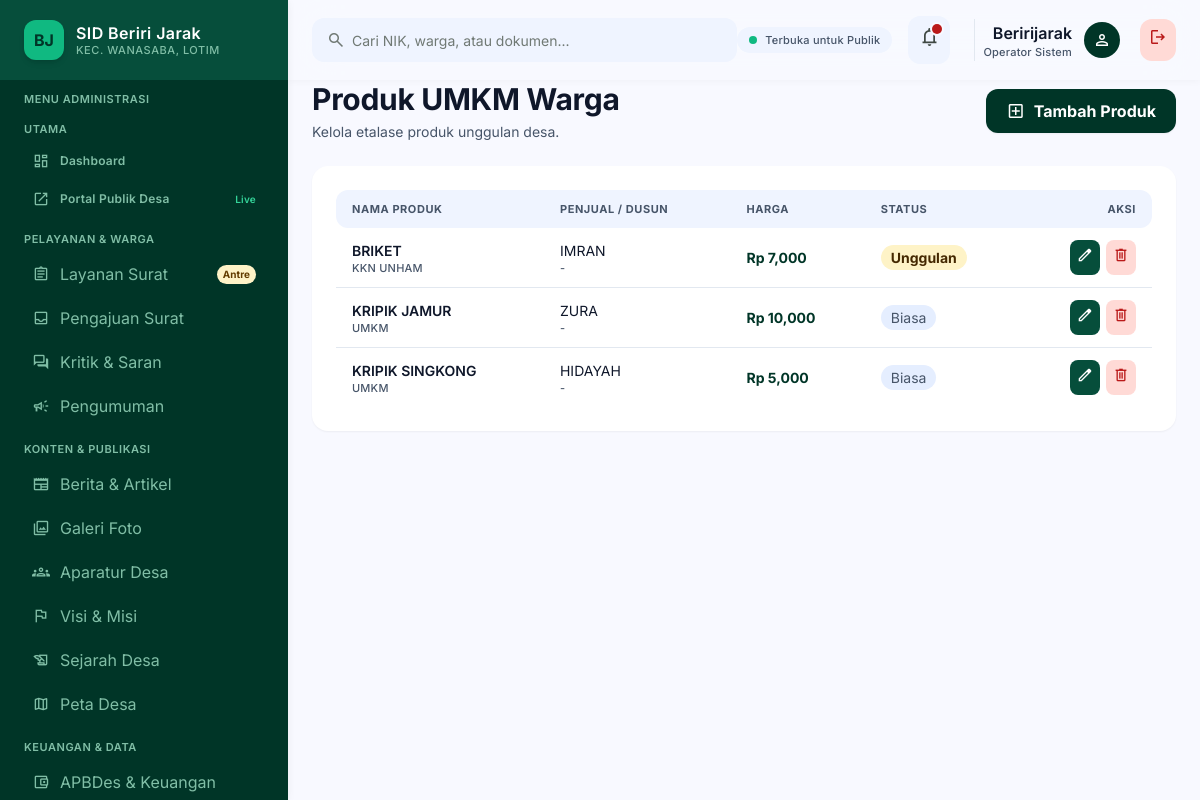
Screenshot of /dashboard/umkm/ (signed in) with the database file from the repository.
### BJ/models.py (models this page shows, shortened)
class ProdukUMKM(models.Model):
    nama_produk = models.CharField(max_length=150)
    nama_penjual = models.CharField(max_length=100)
    dusun = models.ForeignKey(Dusun, on_delete=models.SET_NULL, null=True)
    kategori = models.CharField(max_length=100, help_text="Makanan, Kriya, Kopi, dll")
    harga = models.IntegerField(help_text="Masukkan angka saja, contoh: 45000")
    satuan = models.CharField(max_length=20, default="pcs")
    deskripsi = models.TextField()
    gambar_produk = models.ImageField(upload_to='umkm/', blank=True, null=True)
    kontak_whatsapp = models.CharField(max_length=15)
    is_unggulan = models.BooleanField(default=False)
    rating = models.DecimalField(max_digits=3, decimal_places=1, default=5.0)
    class Meta:
        verbose_name = "Produk UMKM"
        verbose_name_plural = "Katalog UMKM"

### BJ/views.py (the view)
# urls.py: path('dashboard/umkm/', views.kelola_umkm, name='kelola_umkm'),
@login_required(login_url='portal_masuk')
def kelola_umkm(request):
    return render(request, 'themes/admin/kelola_umkm.html',
                  {'daftar_umkm': ProdukUMKM.objects.all().order_by('-is_unggulan', 'nama_produk')})

### desa/templates/themes/admin/kelola_umkm.html (shortened to what this page needs)
{% extends "themes/admin/base_admin.html" %}
{% load static %}
{% load humanize %}
{% block content %}
<div class="flex flex-col w-full gap-space-lg">
    <div class="flex flex-col sm:flex-row sm:items-center justify-between gap-4">
        <div>
            <h1 class="font-headline-lg text-headline-lg font-bold text-text-primary">Produk UMKM Warga</h1>
            <p class="font-body-sm text-body-sm text-text-secondary mt-1">Kelola etalase produk unggulan desa.</p>
        </div>
        <a href="{% url 'tambah_umkm' %}" class="inline-flex items-center justify-center gap-2 px-5 py-2.5 rounded-xl bg-primary text-on-primary font-label-lg text-label-lg font-bold shadow-sm hover:bg-secondary transition-all">
            <span class="material-symbols-outlined text-[20px]">add_box</span> Tambah Produk
        </a>
    </div>
    <div class="bg-surface-pure rounded-2xl p-space-lg shadow-sm">
        <div class="overflow-x-auto -mx-space-lg px-space-lg">
            <table class="w-full text-left min-w-[720px]">
                <thead>
                    <tr class="bg-surface-container-low text-text-secondary font-label-sm text-label-sm uppercase tracking-wider">
                        <th class="py-3 px-4 rounded-l-xl">Nama Produk</th>
                        <th class="py-3 px-4">Penjual / Dusun</th>
                        <th class="py-3 px-4">Harga</th>
                        <th class="py-3 px-4">Status</th>
                        <th class="py-3 px-4 rounded-r-xl text-right">Aksi</th>
                    </tr>
                </thead>
                <tbody class="divide-y divide-border-subtle font-body-sm text-body-sm">
                    {% for item in daftar_umkm %}
                    <tr class="hover:bg-surface-container-low/60 transition-colors">
                        <td class="py-3 px-4">
                            <div class="font-title-md text-title-md font-semibold text-text-primary">{{ item.nama_produk }}</div>
                            <div class="font-label-sm text-label-sm text-text-secondary">{{ item.kategori }}</div>
                        </td>
                        <td class="py-3 px-4">
                            <div class="text-text-primary">{{ item.nama_penjual }}</div>
                            <div class="font-label-sm text-label-sm text-text-secondary">{{ item.dusun.nama|default:"-" }}</div>
                        </td>
                        <td class="py-3 px-4 font-bold text-primary">Rp {{ item.harga|intcomma }}</td>
                        <td class="py-3 px-4">
                            {% if item.is_unggulan %}
                                <span class="px-2.5 py-1 rounded-full bg-gold-light text-tertiary font-label-sm font-bold">Unggulan</span>
                            {% else %}
                                <span class="px-2.5 py-1 rounded-full bg-surface-container text-text-secondary font-label-sm">Biasa</span>
                            {% endif %}
                        </td>
                        <td class="py-3 px-4 text-right">
                            <div class="inline-flex items-center gap-1.5">
                                <a href="{% url 'edit_umkm' item.id %}" class="p-1.5 rounded-lg bg-primary-container text-on-primary hover:bg-secondary transition-colors" title="Edit Produk">
                                    <span class="material-symbols-outlined text-[18px]">edit</span>
                                </a>
                                <form method="POST" action="{% url 'hapus_umkm' item.id %}" class="inline-block m-0 p-0" onsubmit="return confirm('Apakah Anda yakin ingin menghapus produk ini secara permanen?')">
                                    <button type="submit" class="p-1.5 rounded-lg bg-error-container text-error hover:bg-error hover:text-on-error transition-colors cursor-pointer" title="Hapus Produk">
                                        <span class="material-symbols-outlined text-[18px]">delete</span>
                                    </button>
                                </form>
                            </div>
                        </td>
                    </tr>
                    {% empty %}
                    <tr><td colspan="5" class="py-8 text-center text-text-secondary">Belum ada produk UMKM.</td></tr>
                    {% endfor %}
                </tbody>
            </table>
        </div>
    </div>
</div>
{% endblock %}

### desa/templates/themes/admin/partials/header.html
<header class="fixed top-0 left-72 right-0 h-20 bg-surface/85 backdrop-blur-xl shadow-[0_1px_8px_rgba(0,0,0,0.04)] z-40 flex items-center justify-between px-space-lg">
    <div class="flex items-center gap-space-lg flex-1 max-w-xl">
        <div class="relative w-full">
            <span class="material-symbols-outlined absolute left-3.5 top-1/2 -translate-y-1/2 text-outline text-[20px]">search</span>
            <input class="w-full h-11 pl-10 pr-4 rounded-xl bg-surface-container-low text-on-surface font-body-sm text-body-sm placeholder:text-outline focus:outline-none focus:ring-2 focus:ring-accent-emerald transition-all" placeholder="Cari NIK, warga, atau dokumen..." type="text">
        </div>
    </div>
    <div class="flex items-center gap-space-md">
        <div class="hidden lg:flex items-center gap-2 px-3 py-1.5 rounded-full bg-surface-container-low">
            <span class="w-2 h-2 rounded-full bg-accent-emerald"></span>
            <span class="font-label-sm text-label-sm font-medium text-text-secondary">Terbuka untuk Publik</span>
        </div>
        <button class="relative p-2.5 rounded-xl bg-surface-container-low text-on-surface-variant hover:text-on-surface transition-colors" type="button">
            <span class="material-symbols-outlined text-[22px]">notifications</span>
            <span class="absolute top-2 right-2 w-2.5 h-2.5 bg-error rounded-full ring-2 ring-surface"></span>
        </button>
        <div class="flex items-center gap-3 pl-space-sm border-l border-border-subtle ml-2">
            <div class="text-right hidden sm:block">
                <div class="font-label-lg text-label-lg font-semibold text-text-primary capitalize">{{ request.user.username }}</div>
                <div class="font-label-sm text-label-sm text-text-secondary">Operator Sistem</div>
            </div>
            <div class="w-9 h-9 rounded-full bg-primary flex items-center justify-center">
                <span class="material-symbols-outlined text-on-primary text-[20px]">person</span>
            </div>
            <a href="{% url 'logout' %}" class="ml-2 p-2 rounded-xl bg-error-container text-error hover:bg-error hover:text-white transition-colors" title="Keluar Sistem">
                <span class="material-symbols-outlined text-[20px]">logout</span>
            </a>
        </div>
    </div>
</header>

### desa/templates/themes/admin/base_admin.html (style rules this page uses)
body { overscroll-behavior: none; }

### rows the page displays
ProdukUMKM: nama_produk "BRIKET", kategori "KKN UNHAM", nama_penjual "IMRAN", dusun.nama "-", harga "7,000", is_unggulan "Unggulan"
ProdukUMKM: nama_produk "KRIPIK JAMUR", kategori "UMKM", nama_penjual "ZURA", dusun.nama "-", harga "10,000", is_unggulan "Biasa"
ProdukUMKM: nama_produk "KRIPIK SINGKONG", kategori "UMKM", nama_penjual "HIDAYAH", dusun.nama "-", harga "5,000", is_unggulan "Biasa"

### other values shown
{{ request.user.username }} "Beririjarak"
